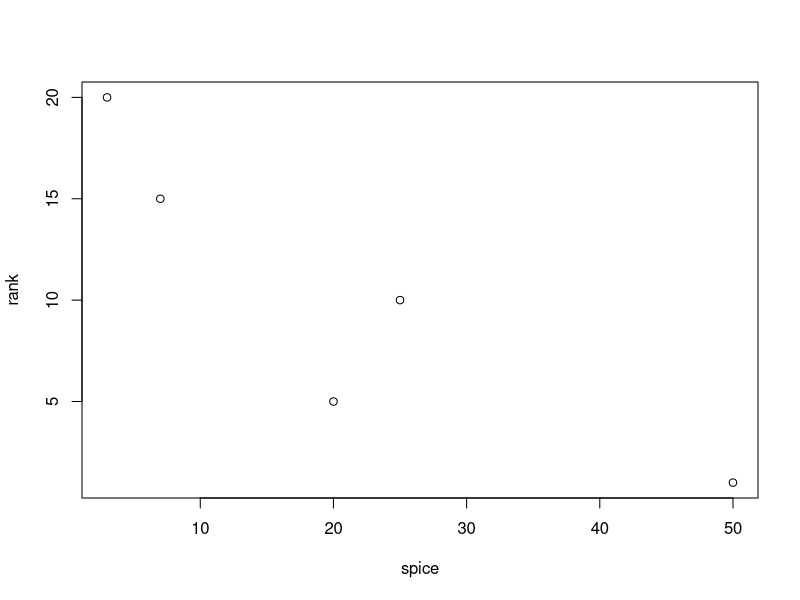
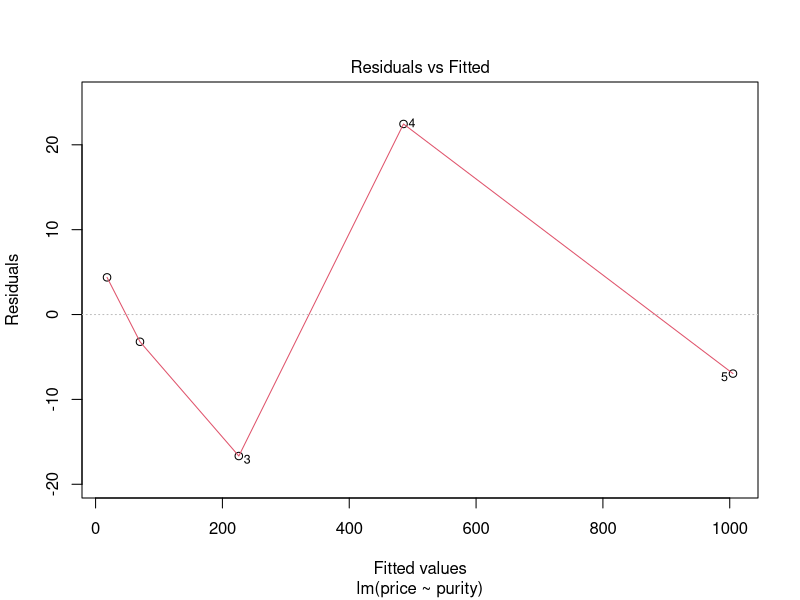
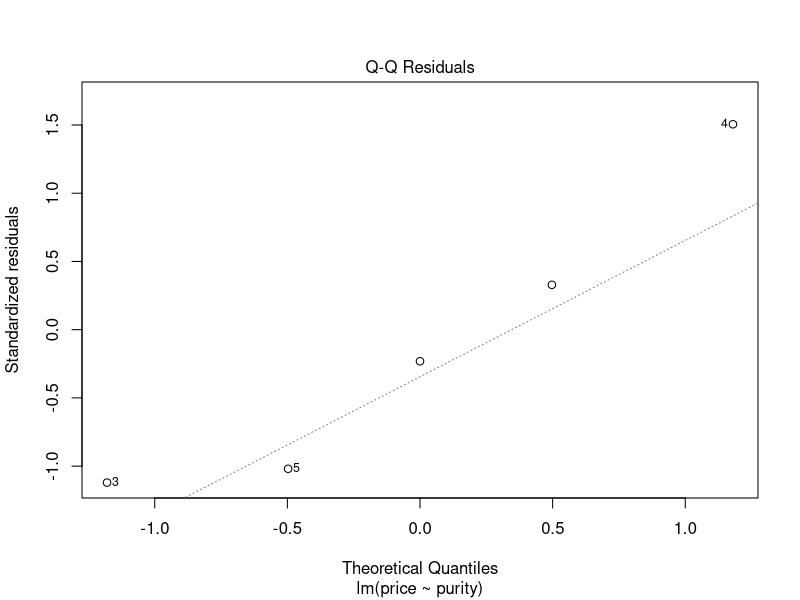
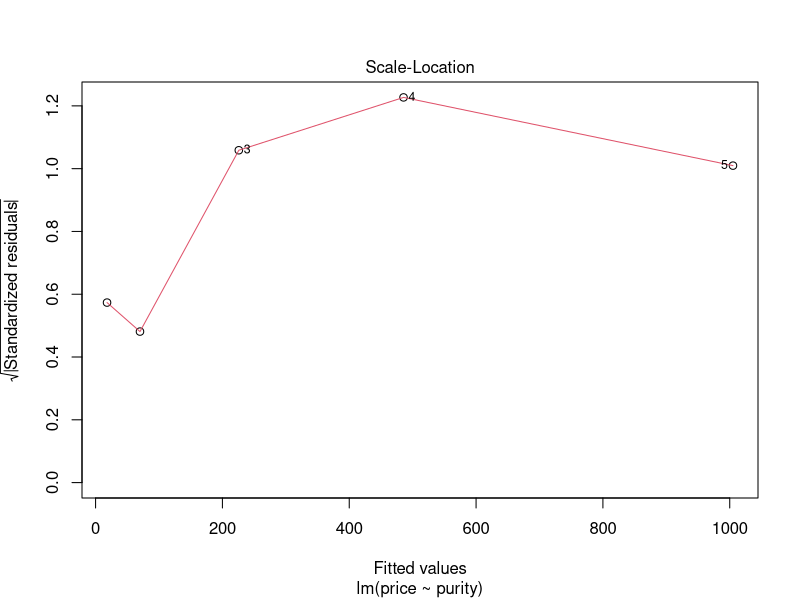
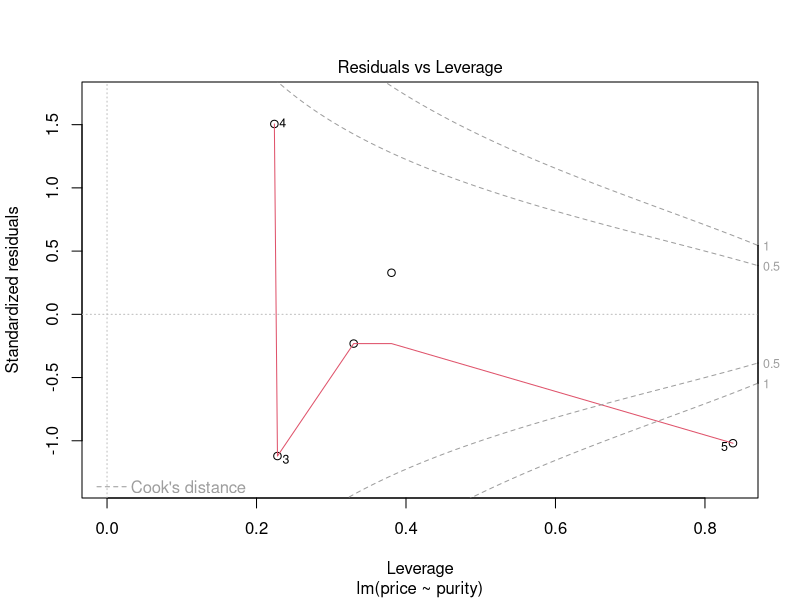
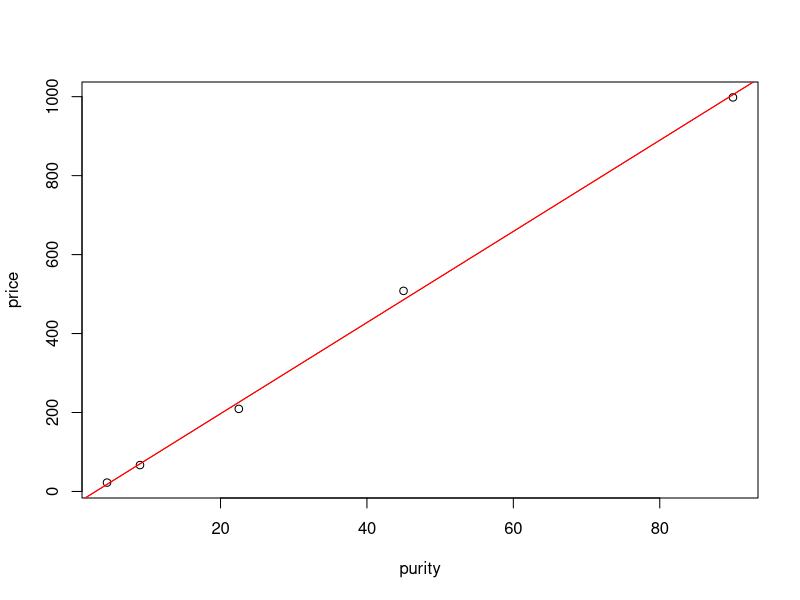
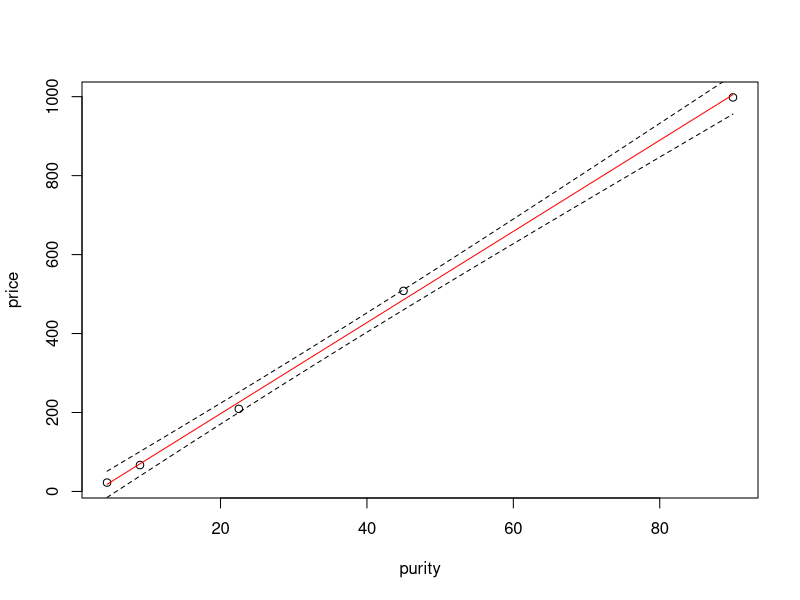
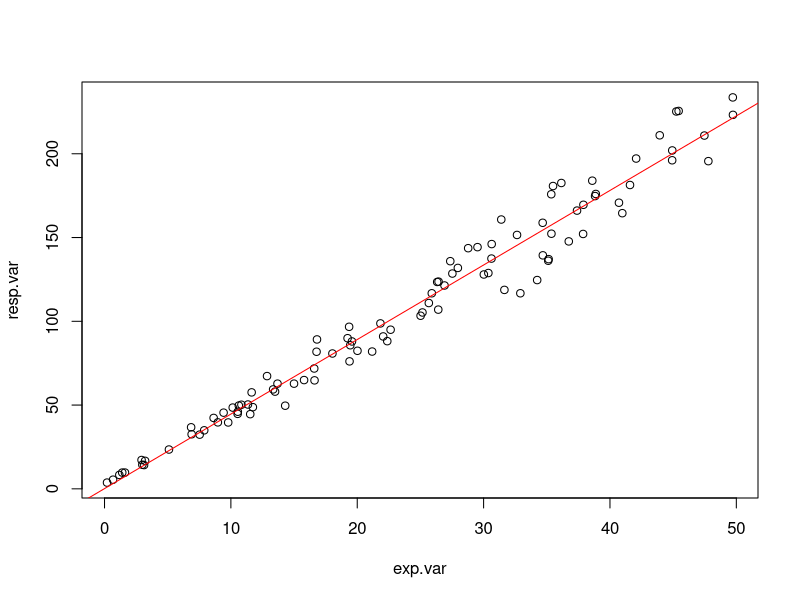

The R source for these figures, in order:
## ---- chunk 1
knitr::opts_chunk$set(echo = TRUE)
## ---- chunk 2
rank <- c(1,5,10,15,20)
spice <- c(50,20,25,7,3)
plot(spice,rank)
## ---- chunk 3
cor(spice,rank)
## ---- chunk 4
cor.test(spice,rank)

coef_of_determination <- -0.072^2
## ---- chunk 5
cor.test(spice,rank,method="spearman")

## ---- chunk 6
profit <- data.frame(purity=c(4.5,9,22.5,45,90),price=c(22.45,66.81,209.19,508.06,998.13))
profit
## ---- chunk 7
results <- lm(price ~purity, data=profit)

summary(results)
## ---- chunk 8
plot(results)

#The first plot (top-left) shows the residual errors plotted against the fitted values. The residuals should be randomly distributed around the horizontal line. No distinct trend or pattern should be visible in this graph. A graph presenting points that follow a curve or a trend instead of the horizontal line would be indicative of non-linear or biased residuals. A conic points cloud would indicate heteroskedasticity (feel free to use this word when playing Scrabble, it always impresses people). Simply put, variance would not be constant over the data range (it could for example increase as the explanatory variable increases. Both of those are indications that the model is not adapted to our data. On a side note, you might have noticed that this plot is simply a rotation of the plot “y in function of x”, so that the linear regression line is horizontal.

#The second plot (top-right) is a standard Q-Q plot. As we have seen with the ANOVA, it allows us to check that residual errors are normally distributed. If it is the case, they should follow the diagonal line indicating normality.

#The third plot (lower-left) is called a scale-location plot. It shows the square root of the standardized residuals as a function of the fitted values. Once again, if your model is suitable, you should not detect any obvious trend in this plot.

#And finally, the fourth plot (lower-right) will represent each point’s leverage. The higher the leverage, the more important the corresponding point is in determining the regression coefficient/results. Superimposed on the plot are contour lines for the Cook’s distance. This presents another measure of the importance of each observation to the regression. A smaller distance means that removing the corresponding observation would not impact regression results. However, distances larger than 1 are suspicious and could indicate that the presence of an outlier or that we have a poor model.
## ---- chunk 9
plot(price ~ purity, data = profit)  
## ---- chunk 10
abline(results, col="red" )

abline(lm(price~purity,data=profit), col="red" )
## ---- chunk 11
lm.results <- lm(price ~ purity, data = profit)
## ---- chunk 12
xnew <- seq(min(profit$purity), max(profit$purity),
            length.out = 100)

expl.pred <- data.frame(purity = xnew)

#The function “seq(A,B, length.out =N)” creates a vector containing a sequence of N values ranging from A to B, but more on that later.
## ---- chunk 13
resp.pred <- predict(lm.results, newdata= expl.pred,
                     interval = "confidence", level = 0.95)

resp.pred <- data.frame(resp.pred)      
## ---- chunk 14
plot(price ~ purity, data = profit)

lines(resp.pred$fit ~ expl.pred$purity,col="red")       # Fitted values

lines(resp.pred$lwr ~ expl.pred$purity, lty = "dashed") # Lower 95% interval

lines(resp.pred$upr ~ expl.pred$purity, lty = "dashed") # Upper 95% interval
## ---- chunk 15
exp.var=runif(100,0,50)

slope.var=rnorm(100,4.3,0.5)

inter.var=rnorm(100,2.7,0.2)

resp.var=exp.var*slope.var+inter.var

plot(exp.var,resp.var)

cor(exp.var,resp.var)

cor.test(exp.var,resp.var)

results=lm(resp.var~exp.var)  
#we stock the results in an object named "results"
#(because we're smart)

summary(results)  
#we ask for a summary of the results
#(because we're curious)

abline(results, col="red" )
## ---- chunk 16
x1 = c(1,2,3,4,5,6,7,8,9,10)

x2 = rnorm(length(x1), 5, 4)

y = 4*x1 + 3*x2 + 5 + rnorm(length(x1),0,1)    
# 'y' is a function of 'x1', 'x2' with an intercept of 5. 
# And we add some noise for good measure.

summary(lm(y ~x1 + x2))
## ---- chunk 17
y = 4*x1 + 3*x2

#With intercept:

summary(lm(y ~x1 + x2))

#Without intercept:

summary(lm(y ~x1 + x2 - 1))
## ---- chunk 18
honey=c(0, 0.5, 1, 1.5, 2, 2.5, 3, 3.5, 4, 4.5, 5)
stir=c(1,2,3,4,5,6,7,8,9,10,11)
sweetness= 0.1*honey + 0*stir + 2*honey*stir + rnorm(length(honey),0,1)
## ---- chunk 19
summary(lm(sweetness~honey+stir))
## ---- chunk 20
summary(lm(sweetness~honey + stir + honey:stir))
## ---- chunk 21
summary(lm(sweetness~honey*stir))
## ---- chunk 22
x=c(1,2,3,4,5,6,7,8,9,10)
y=3*x + 4*x^2
## ---- chunk 23
summary(lm(y~x))
## ---- chunk 24
summary(lm(y~I(x*x)+x))
## ---- chunk 25
# Binomial distribution with 100 trials and a probability of success of 0.05
hist(rbinom(100000,100,0.05),col="yellow")

  # Poisson distribution with a mean of 100*0.05
hist(rpois(100000,lambda=100*0.05),add=T,col="#0000ff66")
## ---- chunk 26
data <-data.frame(
      # Site number
           sitenumber = 1:10,
      # Number of times detected on each site
           ndetect = c(1, 0, 3, 2, 3, 0, 6, 2, 3, 3),
      # Number of times not detected on each site
           nNOdetect = c(5, 6, 0, 2, 1, 4, 0, 2, 0, 1),
      # Standardized slope data for each site
           slope = c(-1.0365, -1.1277, 2.9394, 0.2728, 1.5166, -1.6598, 1.3249, 0.7227, 1.0143, 0.4275)
           )
## ---- chunk 27
plot(ndetect ~slope, data = data)
## ---- chunk 28
dahu.res=glm(cbind(ndetect,nNOdetect)~slope,
             family=binomial,
             data=data)
## ---- chunk 29
summary(dahu.res)
## ---- chunk 30
1-pchisq(35.412,9)
## ---- chunk 31
1-pchisq(6.534,8)
## ---- chunk 32
slope.new <- seq(min(data$slope), max(data$slope), length.out = 100)

expl.pred=data.frame(slope=slope.new)
## ---- chunk 33
resp.pred <- predict(dahu.res, newdata=expl.pred, type="response")

## ---- chunk 34
plot(ndetect/(ndetect+nNOdetect) ~ slope, data=data)
lines(resp.pred ~ expl.pred$slope,col="red")      # Fitted values
## ---- chunk 35
pred.linkscale <- predict(dahu.res, newdata=expl.pred, se=T)

## ---- chunk 36
# Lower CI 95%
pred.linkscale.CI2.5=pred.linkscale$fit-1.96*pred.linkscale$se.fit
# Upper CI 95%
pred.linkscale.CI97.5=pred.linkscale$fit+1.96*pred.linkscale$se.fit 
## ---- chunk 37
pred.respScale.CI=data.frame(
                    CI2.5=family(dahu.res)$linkinv(pred.linkscale.CI2.5),
                    CI97.5=family(dahu.res)$linkinv(pred.linkscale.CI97.5)
                             )
#What’s left to do? Simply plot the corresponding lines!

# Lower CI 95%
lines(pred.respScale.CI$CI2.5~expl.pred$slope,lty="dashed")
# Upper CI 95%
lines(pred.respScale.CI$CI97.5~expl.pred$slope,lty="dashed") 
## ---- chunk 38
fish.data=data.frame(sitenumber=1:100,
                 fish.population=c(7, 3, 7, 1, 9, 1, 0, 0, 33, 15, 0, 8, 10, 6,
                     6, 0, 5, 4, 0, 0, 18, 1, 0, 4, 9, 35, 7, 6, 52,
                     18, 2, 6, 0, 1, 1, 1, 17, 0, 1, 0, 1, 2, 3, 2,
                     1, 5, 21, 5, 3, 2, 0, 2, 12, 4, 0, 0, 3, 0, 0,
                     2, 4, 10, 13, 10, 2, 4, 15, 3, 4, 20, 2, 1, 33,
                     0, 3, 0, 6, 32, 15, 0, 18, 5, 1, 1, 1, 0, 0, 52,
                     2, 23, 0, 4, 8, 4, 6, 13, 4, 0, 0, 3),
            # Standardized food availability
                 food=c(0.7726, 0.3052, 0.4091, -0.7749, 0.9618, -0.2377, -1.2015,
                       -0.8639, 1.6418, 1.1006, -1.2936, 0.3786, 0.5588, 0.3441, 0.4137,
                       -0.625, 0.5609, -0.2873, -0.7354, -2.353, 1.3576, 0.0096, -1.6573,
                        0.5267, 0.9805, 1.5259, 0.4241, 0.5559, 1.9227, 1.1616, -0.4877,
                        0.434, -1.3075, -1.2571, -0.4045, 0.3146, 1.0496, -1.1584, -0.9643,
                       -0.7425, -0.6268, -0.2768, -0.0564, 0.0732, -0.4332, 0.7553,
                        1.2763, 0.5868, 0.0771, -0.2776, -0.1421, -0.5285, 0.8199, 0.11,
                       -0.4764, -1.189, 0.3835, 0.1221, -0.327, -0.4722, 0.4809, 0.9963,
                        0.8434, 0.9199, -0.2348, 0.308, 1.0344, 0.0919, -0.0676, 1.317,
                       -0.2041, -0.4657, 1.565, -0.8463, 0.457, -1.1507, 1.0512, 1.7268,
                        1.0127, -0.4697, 1.4311, 0.1237, -0.8073, -0.6794, -0.8374, -0.053,
                       -1.2292, 1.8966, -0.3192, 1.4033, -0.6946, 0.1261, 1.1178, -0.0309,
                        0.9486, 0.9798, -0.4686, -1.9257, -1.4116, -0.1264)
                        )
## ---- chunk 39
plot(fish.population~food,fish.data)
## ---- chunk 40
fish.res=glm(fish.population~food,
             family=poisson,
             data=fish.data)
## ---- chunk 41
summary(fish.res)
## ---- chunk 42
1-pchisq(fish.res$null.deviance,fish.res$df.null)
## ---- chunk 43
1-pchisq(fish.res$deviance,fish.res$df.residual)
## ---- chunk 44
fish.res$coefficients
## ---- chunk 45
fish.res$coefficients[["food"]]
## ---- chunk 46
exp(fish.res$coefficients[["food"]])
## ---- chunk 47
food.new <- seq(min(fish.data$food), max(fish.data$food), length.out = 100)     # Creating new values of the covariates for which we want to predict the response variable
expl.pred=data.frame(food=food.new)
resp.pred <- predict(fish.res, newdata=expl.pred, type="response")          # Predictions
plot(fish.population~ food, data=fish.data)
lines(resp.pred ~ expl.pred$food,col="red")      # Fitted values
title(main="Fish abundance depending on food resources \n with Fitted Poisson Regression Line")
## ---- chunk 48
pred.linkscale <- predict(fish.res, newdata=expl.pred, se=T)
pred.linkscale.CI2.5 = pred.linkscale$fit-1.96*pred.linkscale$se.fit
pred.linkscale.CI97.5 = pred.linkscale$fit+1.96*pred.linkscale$se.fit
pred.respScale.CI=data.frame(
                   CI2.5=family(fish.res)$linkinv(pred.linkscale.CI2.5),
                   CI97.5=family(fish.res)$linkinv(pred.linkscale.CI97.5))
lines(pred.respScale.CI$CI2.5 ~ expl.pred$food,lty="dashed")
lines(pred.respScale.CI$CI97.5 ~ expl.pred$food,lty="dashed")
## ---- chunk 49
save.image(file = "OurWholeData(3).RData")
